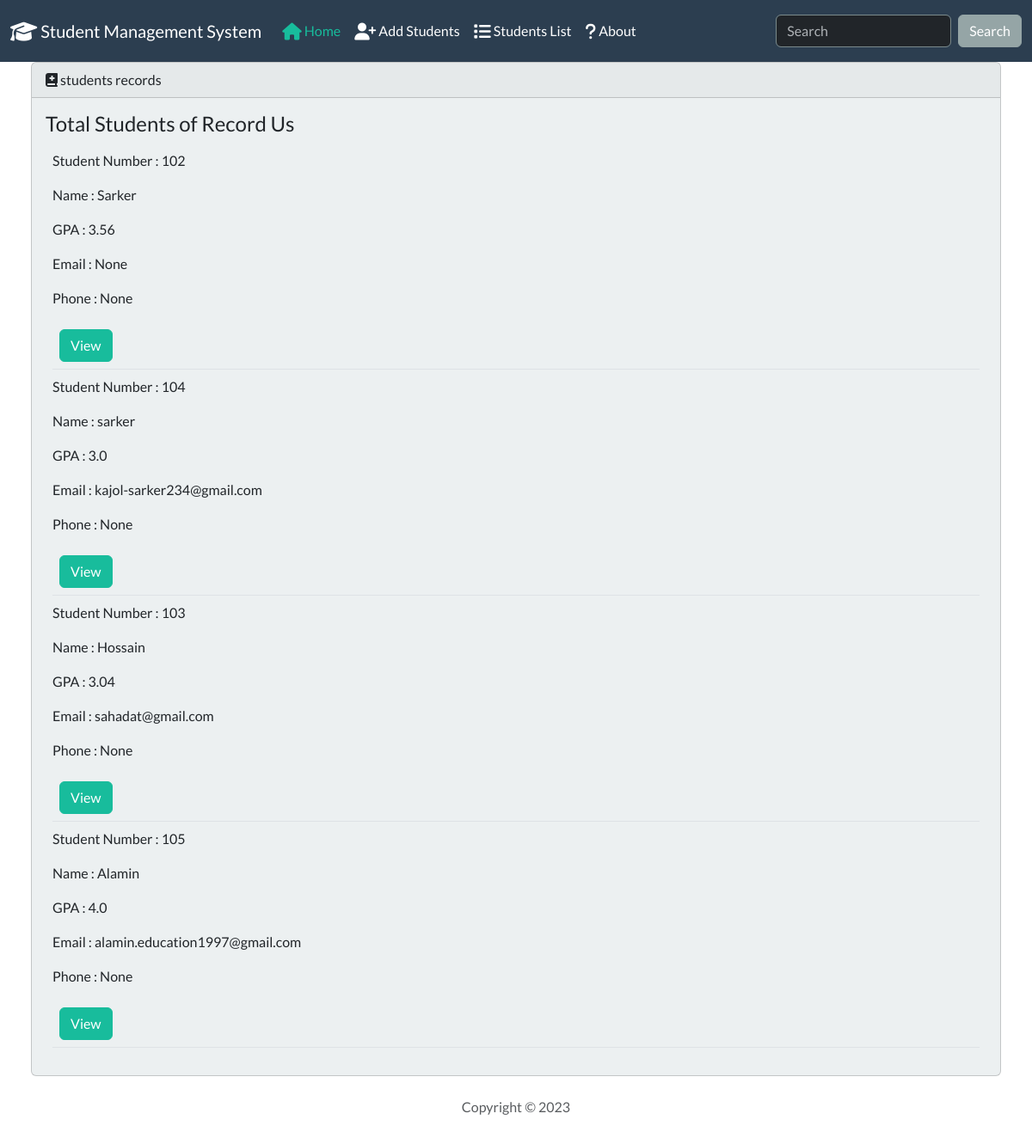
Before: / with the older database file.
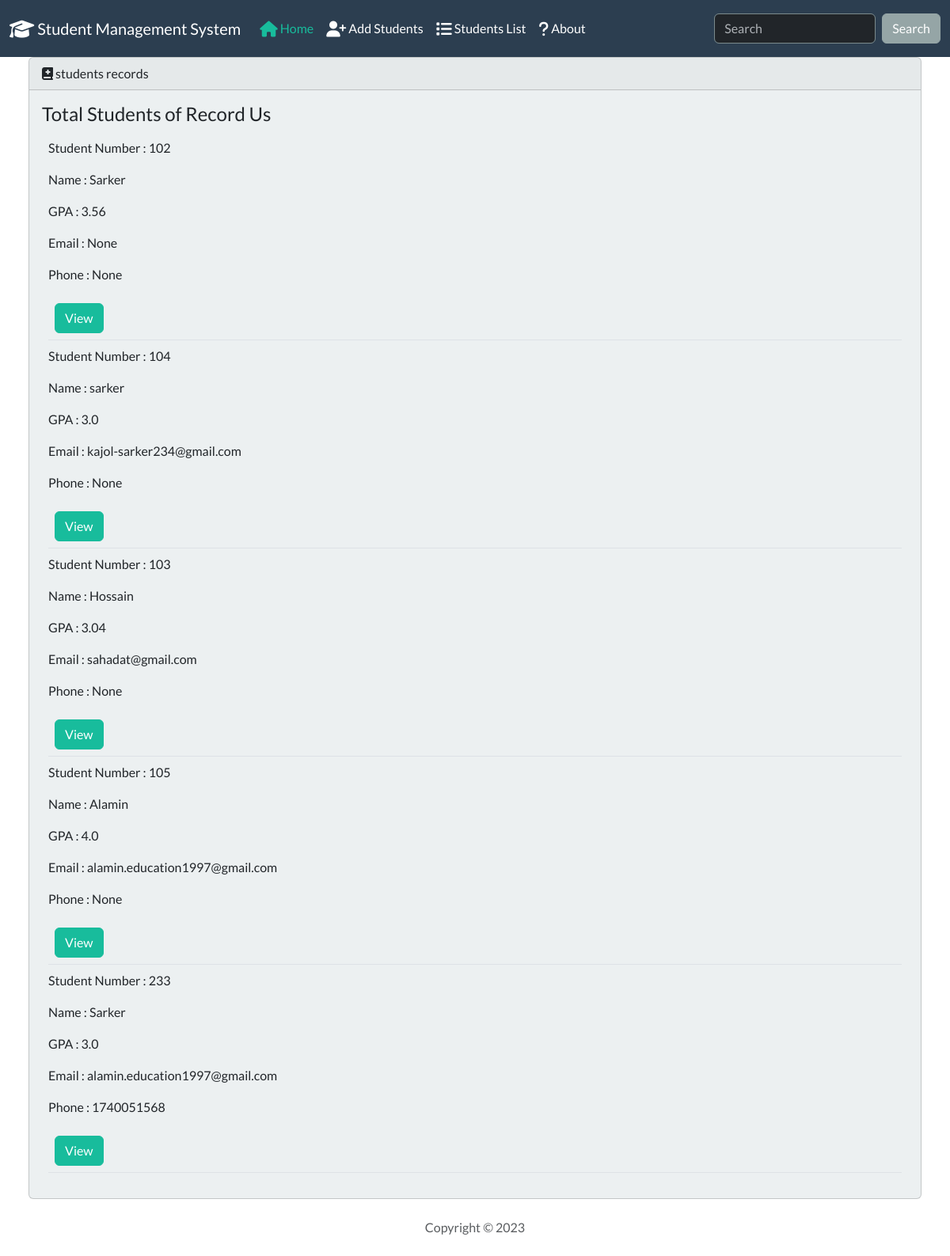
After: the same page with the newer database file.
### students/models.py (models this page shows, shortened)
class Student(models.Model):
    student_number = models.PositiveIntegerField()
    first_name = models.CharField(max_length=50)
    last_name = models.CharField(max_length=50)
    field_of_study = models.CharField(max_length=100)
    gpa = models.FloatField()
    email = models.EmailField(max_length=100, null=True , blank=True)
    phone = models.PositiveIntegerField(null=True, blank=True)
    class Meta:
         db_table = 'students_info'
         verbose_name_plural = 'students'

### students/views.py (the view)
# urls.py: path('', views.index, name='index'),
def index(request):
    students = Student.objects.all()
    return render(request, 'students/index.html', {'students':students})

### students/templates/students/index.html (shortened to what this page needs)
{% extends 'students/base.html' %}
{% block body %}
<div class="row">
    <div class="col-md-12">
        {% if students %}
        <div class="card bg-light ms-4 me-4 mb-4">
            <div class="card-header">
                <i class="fa-solid fa-book-medical"></i> students records
            </div>
            <div class="card-body">
              <h4 class="card-title">Total Students of Record Us</h4>
              <p class="card-text">
                {% for student in students%}
                <div class="m-2 border-bottom">
                  <p>Student Number  : {{ student.student_number }} </p>
                  <p>Name : {{ student.fisrt_name }} {{ student.last_name }} </p>
                  <p>GPA : {{ student.gpa }}  </p>
                  <p>Email : {{student.email}}</p>
                  <p>Phone : {{student.phone}}</p>
                  <button type="button" class="btn btn-success m-2" href="{% url 'view_student' student.id %}" data-bs-toggle="modal" data-bs-target="#myModal{{student.id}}">View</button>
                </div>
                {%endfor%}
              </p>
            </div>
          </div>
        {% else %}
        <div class="alert alert-dismissible alert-danger">
            <button type="button" class="btn-close" data-bs-dismiss="alert"></button>
            <strong>Oh snap!</strong> <a href="#" class="alert-link">There is no students</a> and try submitting again.
          </div>
        {% endif%}
    </div>
</div>
{% endblock %}

### students/templates/students/base.html (shortened to what this page needs)
{% load static %}
<!DOCTYPE html>
<html lang="en">
<head>
    <link rel="stylesheet" href="{% static 'css/bootstrap.min.css' %}">
    <link rel="stylesheet" href="https://cdnjs.cloudflare.com/ajax/libs/font-awesome/6.4.2/css/all.min.css"/>
</head>
<body class="d-flex flex-column min-vh-100">
    <nav class="navbar navbar-expand-lg bg-primary" data-bs-theme="dark">
        <div class="container-fluid">
          <a class="navbar-brand" href="#">
            <i class="fa-solid fa-graduation-cap fa-lg"></i>
            Student Management System</a>
          <div class="collapse navbar-collapse" id="navbarColor01">
            <ul class="navbar-nav me-auto">
              <li class="nav-item">
                <a class="nav-link active" href="#"> <i class="fa-solid fa-house fa-lg"></i> Home
                </a>
              </li>
              <li class="nav-item">
                <a class="nav-link" href="#"><i class="fa-solid fa-user-plus fa-beat fa-lg"></i> Add Students</a>
              </li>
              <li class="nav-item">
                <a class="nav-link" href="#">
                    <i class="fa-solid fa-list fa-beat fa-lg"></i> Students List</a>
              </li>
              <li class="nav-item">
                <a class="nav-link" href="#"><i class="fa-solid fa-question fa-lg"></i> About</a>
              </li>
            </ul>
            <form class="d-flex">
              <input class="form-control me-sm-2" type="search" placeholder="Search">
              <button class="btn btn-secondary my-2 my-sm-0" type="submit">Search</button>
            </form>
          </div>
        </div>
      </nav>
     <div class="container-fluid">
       {% block body %}
       {% endblock %}
     </div>
     <footer class="footer mt-auto mb-4">
        <div class="container-fluid text-center">
          <span class="text-muted">Copyright &copy; <script>(document.write(new Date().getFullYear()))</script> </span>
        </div>
      </footer>
</body>
</html>
</body>
</html>

Changed rows visible on the page:
added Student: student_number "233", last_name "Sarker", gpa "3.0", email "alamin.education1997@gmail.com", phone "1740051568"
